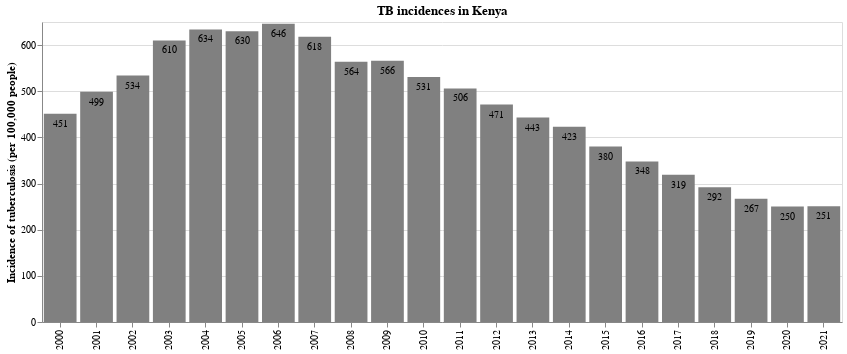

The notebook cell saved with this chart:
### Markdown cell above
### TB Incidences in East africa

### Code cell
tb_incidence = (pd.read_csv('datasets/incidence-of-tuberculosis-sdgs.csv').drop(columns='Code'))

incidences = alt.Chart(tb_incidence[tb_incidence.Entity.str.contains('Kenya|Uganda|Tanzania|Sudan|South Sudan|Rwanda|Djibouti')]).transform_filter(alt.datum.Entity == 'Kenya').mark_bar(color="grey").encode(
    alt.X("Year:O", title=""), alt.Y("Incidence of tuberculosis (per 100,000 people):Q"),).properties(title="TB incidences in Kenya")

text = incidences.mark_text(align="center", baseline="middle", dy=10, dx=0, fontSize=10).encode(text="Incidence of tuberculosis (per 100,000 people):Q")

(incidences + text).properties(width=800)

### Figure 1 — Vega-Lite specification as saved in the notebook (floating-point values rounded to 4 significant figures; data arrays with more than 128 entries replaced by an {"elided": "..."} marker saying what was removed)
{"$schema": "https://vega.github.io/schema/vega-lite/v5.14.1.json", "config": {"view": {"continuousHeight": 300, "continuousWidth": 300}}, "data": {"name": "data-f1bdc09dc69c283cf2c7f9360b3a95f2"}, "datasets": {"data-f1bdc09dc69c283cf2c7f9360b3a95f2": {"elided": "143 records"}}, "layer": [{"encoding": {"x": {"field": "Year", "title": "", "type": "ordinal"}, "y": {"field": "Incidence of tuberculosis (per 100,000 people)", "type": "quantitative"}}, "mark": {"color": "grey", "type": "bar"}, "title": "TB incidences in Kenya", "transform": [{"filter": "(datum.Entity === 'Kenya')"}]}, {"encoding": {"text": {"field": "Incidence of tuberculosis (per 100,000 people)", "type": "quantitative"}, "x": {"field": "Year", "title": "", "type": "ordinal"}, "y": {"field": "Incidence of tuberculosis (per 100,000 people)", "type": "quantitative"}}, "mark": {"align": "center", "baseline": "middle", "dx": 0, "dy": 10, "fontSize": 10, "type": "text"}, "title": "TB incidences in Kenya", "transform": [{"filter": "(datum.Entity === 'Kenya')"}]}], "width": 800}
